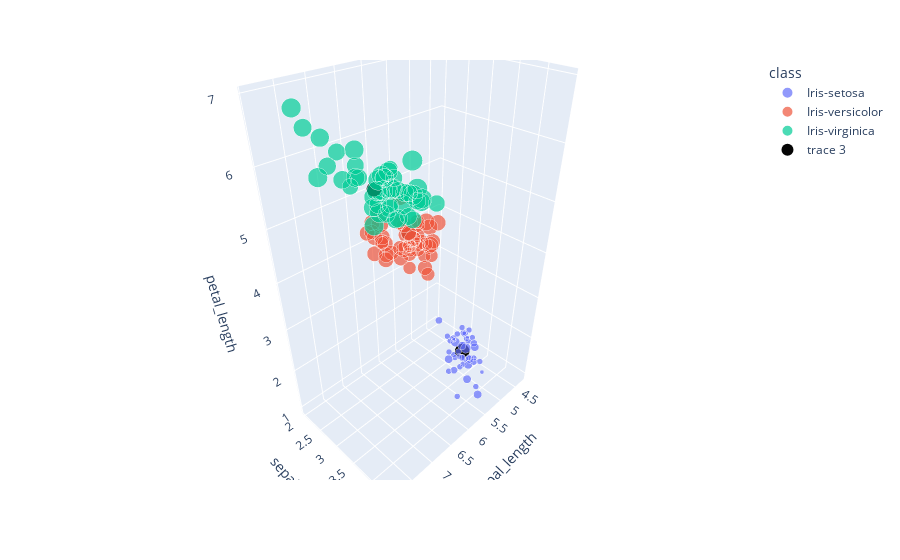

The notebook cell saved with this chart:
### Markdown cell above
### For k = 4

### Code cell
import plotly.express as px
#use color weight to represent 4th dimension
fig = px.scatter_3d(iris_dataset, x='sepal_length', y='sepal_width', z='petal_length',
             size='petal_width', color='class', opacity=0.7)

#plot the centroids
fig.add_scatter3d(x=centroids[:,0], y=centroids[:,1], z=centroids[:,2], mode='markers', marker=dict(color='#050505', size=5,))

fig.show()

### Figure 1 — Plotly figure (JSON) as saved in the notebook; plotly's stock layout.template omitted (floating-point values rounded to 4 significant figures)
{"data": [{"hovertemplate": "class=Iris-setosa<br>sepal_length=%{x}<br>sepal_width=%{y}<br>petal_length=%{z}<br>petal_width=%{marker.size}<extra></extra>", "legendgroup": "Iris-setosa", "marker": {"color": "#636efa", "opacity": 0.7, "size": [0.2, 0.2, 0.2, 0.2, 0.2, 0.4, 0.3, 0.2, 0.2, 0.1, 0.2, 0.2, 0.1, 0.1, 0.2, 0.4, 0.4, 0.3, 0.3, 0.3, 0.2, 0.4, 0.2, 0.5, 0.2, 0.2, 0.4, 0.2, 0.2, 0.2, 0.2, 0.4, 0.1, 0.2, 0.1, 0.2, 0.2, 0.1, 0.2, 0.2, 0.3, 0.3, 0.2, 0.6, 0.4, 0.3, 0.2, 0.2, 0.2, 0.2], "sizemode": "area", "sizeref": 0.00625, "symbol": "circle"}, "mode": "markers", "name": "Iris-setosa", "scene": "scene", "showlegend": true, "type": "scatter3d", "x": [5.1, 4.9, 4.7, 4.6, 5, 5.4, 4.6, 5, 4.4, 4.9, 5.4, 4.8, 4.8, 4.3, 5.8, 5.7, 5.4, 5.1, 5.7, 5.1, 5.4, 5.1, 4.6, 5.1, 4.8, 5, 5, 5.2, 5.2, 4.7, 4.8, 5.4, 5.2, 5.5, 4.9, 5, 5.5, 4.9, 4.4, 5.1, 5, 4.5, 4.4, 5, 5.1, 4.8, 5.1, 4.6, 5.3, 5], "y": [3.5, 3, 3.2, 3.1, 3.6, 3.9, 3.4, 3.4, 2.9, 3.1, 3.7, 3.4, 3, 3, 4, 4.4, 3.9, 3.5, 3.8, 3.8, 3.4, 3.7, 3.6, 3.3, 3.4, 3, 3.4, 3.5, 3.4, 3.2, 3.1, 3.4, 4.1, 4.2, 3.1, 3.2, 3.5, 3.1, 3, 3.4, 3.5, 2.3, 3.2, 3.5, 3.8, 3, 3.8, 3.2, 3.7, 3.3], "z": [1.4, 1.4, 1.3, 1.5, 1.4, 1.7, 1.4, 1.5, 1.4, 1.5, 1.5, 1.6, 1.4, 1.1, 1.2, 1.5, 1.3, 1.4, 1.7, 1.5, 1.7, 1.5, 1, 1.7, 1.9, 1.6, 1.6, 1.5, 1.4, 1.6, 1.6, 1.5, 1.5, 1.4, 1.5, 1.2, 1.3, 1.5, 1.3, 1.5, 1.3, 1.3, 1.3, 1.6, 1.9, 1.4, 1.6, 1.4, 1.5, 1.4]}, {"hovertemplate": "class=Iris-versicolor<br>sepal_length=%{x}<br>sepal_width=%{y}<br>petal_length=%{z}<br>petal_width=%{marker.size}<extra></extra>", "legendgroup": "Iris-versicolor", "marker": {"color": "#EF553B", "opacity": 0.7, "size": [1.4, 1.5, 1.5, 1.3, 1.5, 1.3, 1.6, 1, 1.3, 1.4, 1, 1.5, 1, 1.4, 1.3, 1.4, 1.5, 1, 1.5, 1.1, 1.8, 1.3, 1.5, 1.2, 1.3, 1.4, 1.4, 1.7, 1.5, 1, 1.1, 1, 1.2, 1.6, 1.5, 1.6, 1.5, 1.3, 1.3, 1.3, 1.2, 1.4, 1.2, 1, 1.3, 1.2, 1.3, 1.3, 1.1, 1.3], "sizemode": "area", "sizeref": 0.00625, "symbol": "circle"}, "mode": "markers", "name": "Iris-versicolor", "scene": "scene", "showlegend": true, "type": "scatter3d", "x": [7, 6.4, 6.9, 5.5, 6.5, 5.7, 6.3, 4.9, 6.6, 5.2, 5, 5.9, 6, 6.1, 5.6, 6.7, 5.6, 5.8, 6.2, 5.6, 5.9, 6.1, 6.3, 6.1, 6.4, 6.6, 6.8, 6.7, 6, 5.7, 5.5, 5.5, 5.8, 6, 5.4, 6, 6.7, 6.3, 5.6, 5.5, 5.5, 6.1, 5.8, 5, 5.6, 5.7, 5.7, 6.2, 5.1, 5.7], "y": [3.2, 3.2, 3.1, 2.3, 2.8, 2.8, 3.3, 2.4, 2.9, 2.7, 2, 3, 2.2, 2.9, 2.9, 3.1, 3, 2.7, 2.2, 2.5, 3.2, 2.8, 2.5, 2.8, 2.9, 3, 2.8, 3, 2.9, 2.6, 2.4, 2.4, 2.7, 2.7, 3, 3.4, 3.1, 2.3, 3, 2.5, 2.6, 3, 2.6, 2.3, 2.7, 3, 2.9, 2.9, 2.5, 2.8], "z": [4.7, 4.5, 4.9, 4, 4.6, 4.5, 4.7, 3.3, 4.6, 3.9, 3.5, 4.2, 4, 4.7, 3.6, 4.4, 4.5, 4.1, 4.5, 3.9, 4.8, 4, 4.9, 4.7, 4.3, 4.4, 4.8, 5, 4.5, 3.5, 3.8, 3.7, 3.9, 5.1, 4.5, 4.5, 4.7, 4.4, 4.1, 4, 4.4, 4.6, 4, 3.3, 4.2, 4.2, 4.2, 4.3, 3, 4.1]}, {"hovertemplate": "class=Iris-virginica<br>sepal_length=%{x}<br>sepal_width=%{y}<br>petal_length=%{z}<br>petal_width=%{marker.size}<extra></extra>", "legendgroup": "Iris-virginica", "marker": {"color": "#00cc96", "opacity": 0.7, "size": [2.5, 1.9, 2.1, 1.8, 2.2, 2.1, 1.7, 1.8, 1.8, 2.5, 2, 1.9, 2.1, 2, 2.4, 2.3, 1.8, 2.2, 2.3, 1.5, 2.3, 2, 2, 1.8, 2.1, 1.8, 1.8, 1.8, 2.1, 1.6, 1.9, 2, 2.2, 1.5, 1.4, 2.3, 2.4, 1.8, 1.8, 2.1, 2.4, 2.3, 1.9, 2.3, 2.5, 2.3, 1.9, 2, 2.3, 1.8], "sizemode": "area", "sizeref": 0.00625, "symbol": "circle"}, "mode": "markers", "name": "Iris-virginica", "scene": "scene", "showlegend": true, "type": "scatter3d", "x": [6.3, 5.8, 7.1, 6.3, 6.5, 7.6, 4.9, 7.3, 6.7, 7.2, 6.5, 6.4, 6.8, 5.7, 5.8, 6.4, 6.5, 7.7, 7.7, 6, 6.9, 5.6, 7.7, 6.3, 6.7, 7.2, 6.2, 6.1, 6.4, 7.2, 7.4, 7.9, 6.4, 6.3, 6.1, 7.7, 6.3, 6.4, 6, 6.9, 6.7, 6.9, 5.8, 6.8, 6.7, 6.7, 6.3, 6.5, 6.2, 5.9], "y": [3.3, 2.7, 3, 2.9, 3, 3, 2.5, 2.9, 2.5, 3.6, 3.2, 2.7, 3, 2.5, 2.8, 3.2, 3, 3.8, 2.6, 2.2, 3.2, 2.8, 2.8, 2.7, 3.3, 3.2, 2.8, 3, 2.8, 3, 2.8, 3.8, 2.8, 2.8, 2.6, 3, 3.4, 3.1, 3, 3.1, 3.1, 3.1, 2.7, 3.2, 3.3, 3, 2.5, 3, 3.4, 3], "z": [6, 5.1, 5.9, 5.6, 5.8, 6.6, 4.5, 6.3, 5.8, 6.1, 5.1, 5.3, 5.5, 5, 5.1, 5.3, 5.5, 6.7, 6.9, 5, 5.7, 4.9, 6.7, 4.9, 5.7, 6, 4.8, 4.9, 5.6, 5.8, 6.1, 6.4, 5.6, 5.1, 5.6, 6.1, 5.6, 5.5, 4.8, 5.4, 5.6, 5.1, 5.1, 5.9, 5.7, 5.2, 5, 5.2, 5.4, 5.1]}, {"marker": {"color": "#050505", "size": 5}, "mode": "markers", "type": "scatter3d", "x": [5.006, 6.836, 5.847], "y": [3.418, 3.064, 2.733], "z": [1.464, 5.655, 4.364]}], "layout": {"legend": {"itemsizing": "constant", "title": {"text": "class"}, "tracegroupgap": 0}, "margin": {"t": 60}, "scene": {"domain": {"x": [0, 1], "y": [0, 1]}, "xaxis": {"title": {"text": "sepal_length"}}, "yaxis": {"title": {"text": "sepal_width"}}, "zaxis": {"title": {"text": "petal_length"}}}}}
